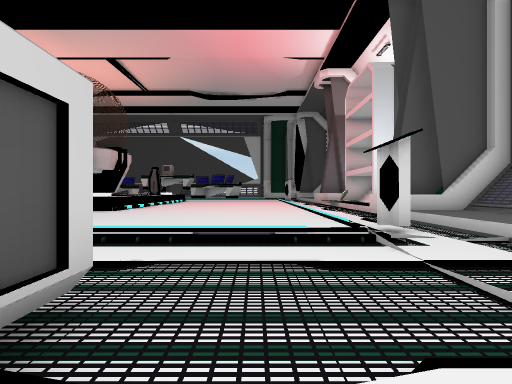
[1] (above)

18 first-person views from a walk through a Unity game level. The camera is 1.2 m above the floor, looks level and sees 90° across. The floor is counted in squares, 2 m on a side. Each view is taken from the middle of a square. On the plan, view 1 faces up. The plan holds only what a view shows up to about 9 squares ahead; the rest is blank. The place goes on beyond the plan. The player is left out.

[2]
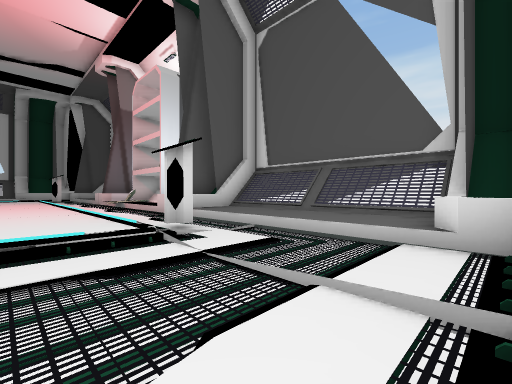

[3]
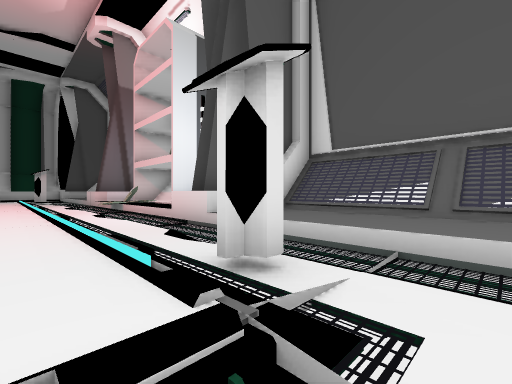

[4]
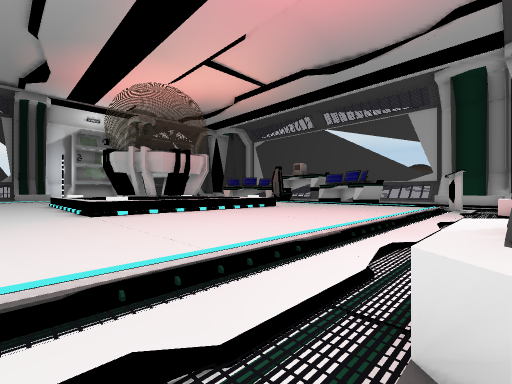

[5]
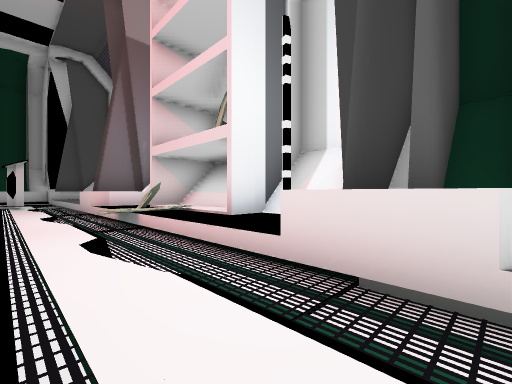

[6]
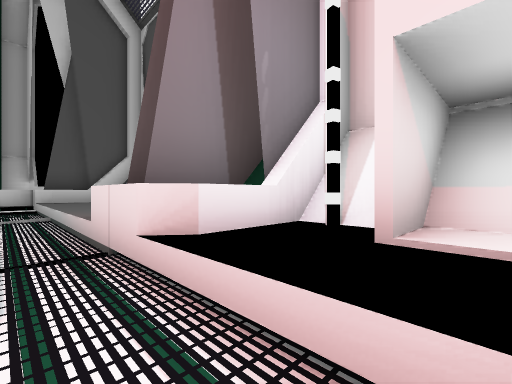

[7]
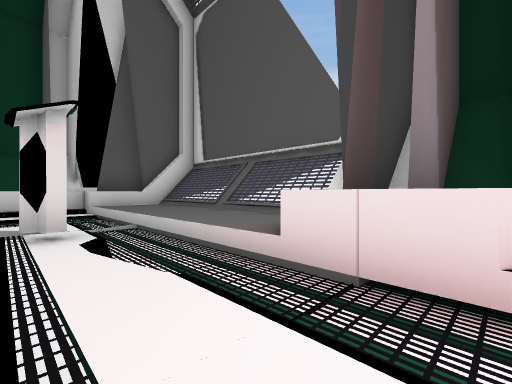

[8]
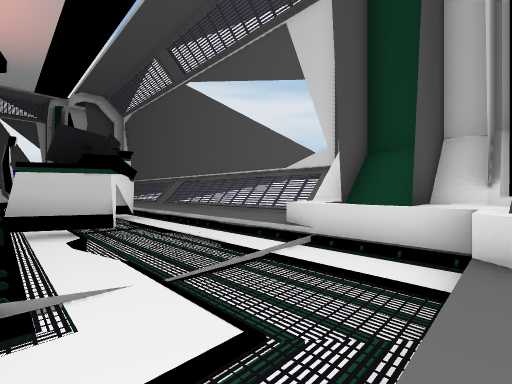

[9]
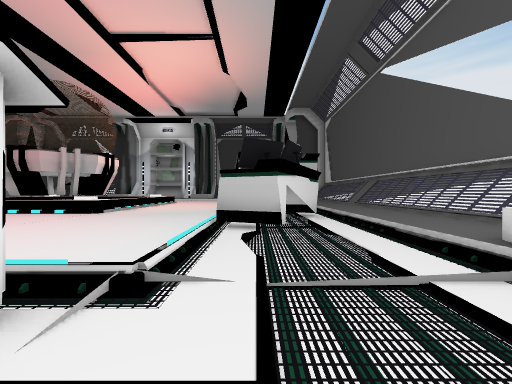

[10]
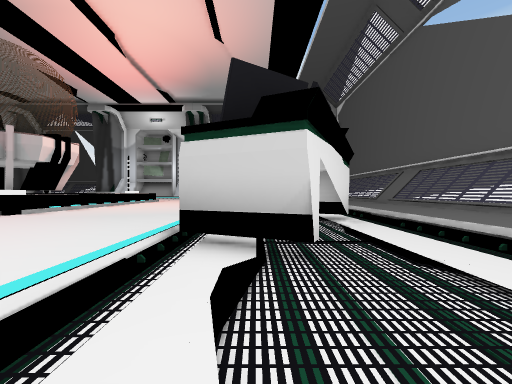

[11]
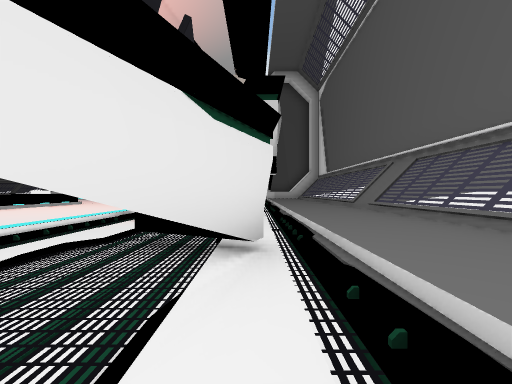

[12]
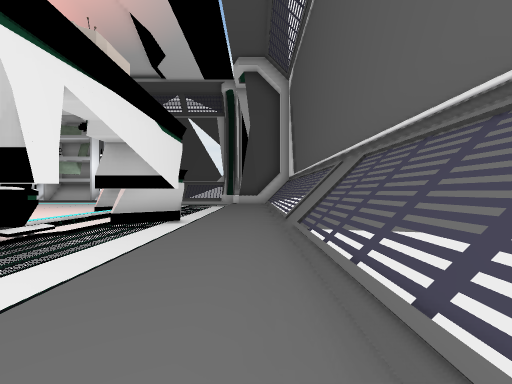

[13]
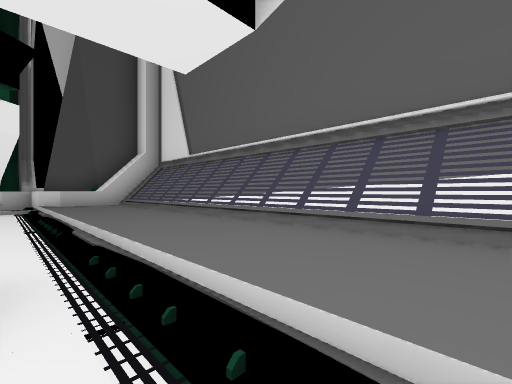

[14]
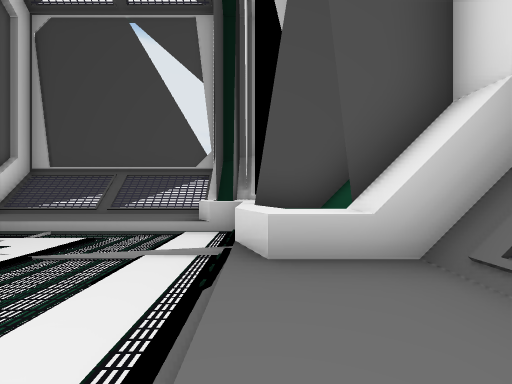

[15]
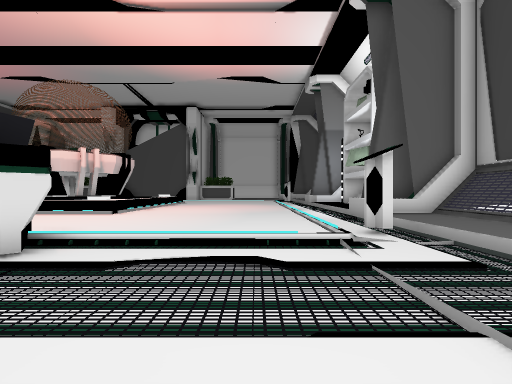

[16]
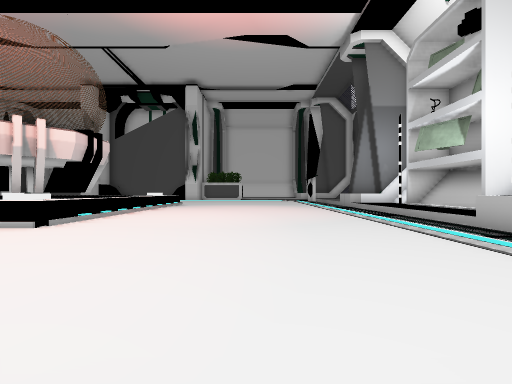

[17]
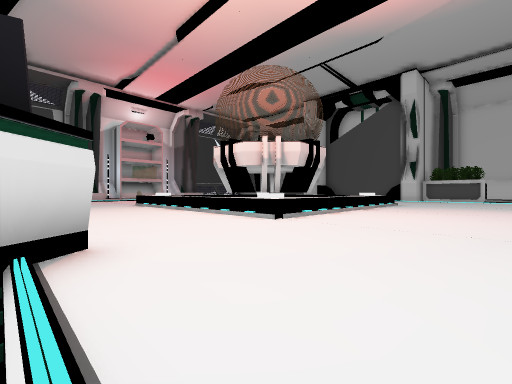

[18]
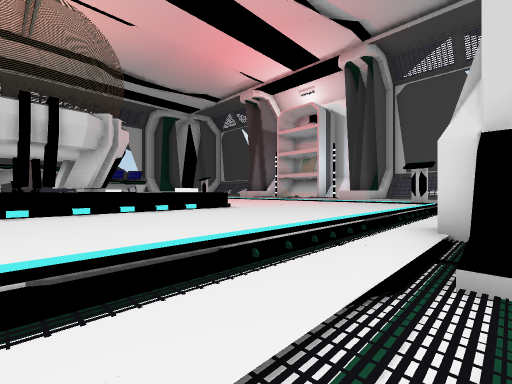

### Floor plan
Key: @ floor where view 1 was taken; # wall or solid block; x gap in a wall; . main floor; : floor 0.25 m higher than the main floor; - floor 0.25 m lower than the main floor; + floor 2.25 m higher than the main floor; / step, stairs or slope; = window, fence, low wall or low ledge; ^ raised ledge; S shelf; O other object.
Columns run from 24 left of view 1 to 7 right of it. Each row starts with its distance up from view 1.
 27       #####################
 26     #^#//////////////////#^#
 25     ^^^::::::::::::::::::^^^#
 24  ##^^^^::::::::::::::::::^^^^#
 23 ###^---------#-----##-------^^##
 22 #//:------   #-----#-#------::/#
 21 #//:------#  ---O-----#-----::/#
 20 #//:--///###/// O///  #////-::/#
 19 #//:-#   ..././/./// ..//.x-::/#
 18 #//:--...................//-::/#
 17 #+/:--..................../-::/#
 16 ###^--......^^^^^^^^.....//-^###
 15    ^--......^^    ^^.....//-^^##
 14   #:--......^       .. ..  -:SS#
 13   ::- ......^ ^^^^  #      -::##
 12   :   ......  ^  ^   ....//-=:
 11  #:   ......^   ^^  .....//-:
 10   S     ...     ^^  ....../-:SS#
  9         ..         ^....../-::/#
  8                ^^^^^#   .//-^###
  7                ....    ..//-^^##
  6                .........../-::/#
  5                ...........#-::/#
  4                ..........//-::/#
  3                -------------::/#
  2                /-/ #  ------::/#
  1                        #----::/#
  0                         @///^###

Positions as (right, up) in squares from view 1, and headings:
1: (0, 0), facing up
2: (0, 0), facing up-right
3: (1, 3), facing up-right
4: (4, 6), facing up-left
5: (2, 7), facing up-right
6: (3, 13), facing up-right
7: (2, 15), facing up-right
8: (4, 20), facing up-left
9: (4, 21), facing left
10: (1, 21), facing left
11: (-2, 23), facing left
12: (-4, 25), facing left
13: (-9, 23), facing up-left
14: (-15, 24), facing left
15: (-17, 24), facing down
16: (-16, 20), facing down
17: (-16, 20), facing down-right
18: (-9, 2), facing up-right
